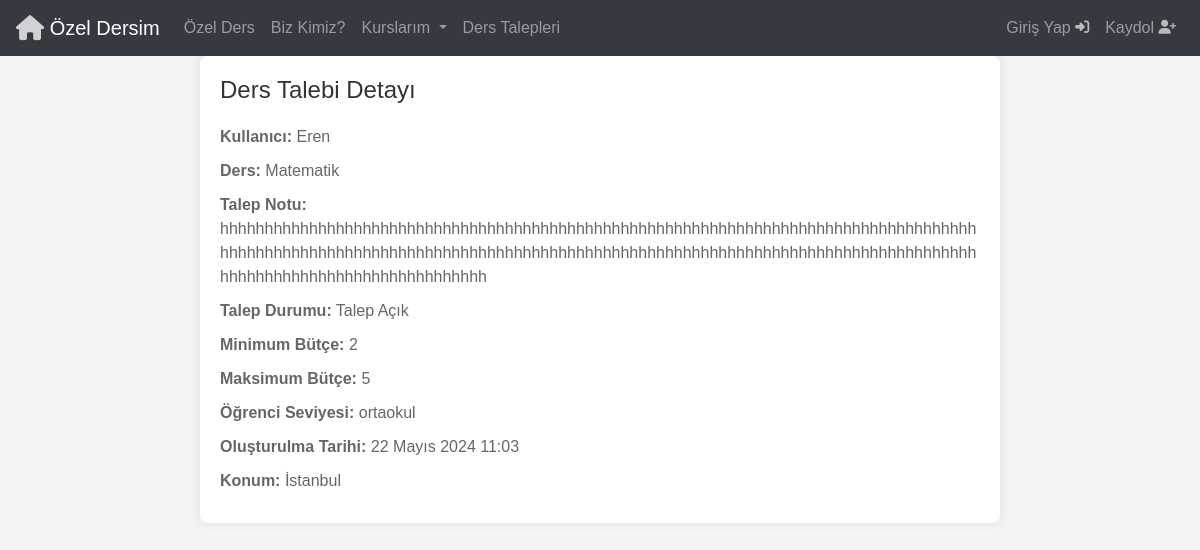
The page /talep_detay/31/ on the database as committed earlier.
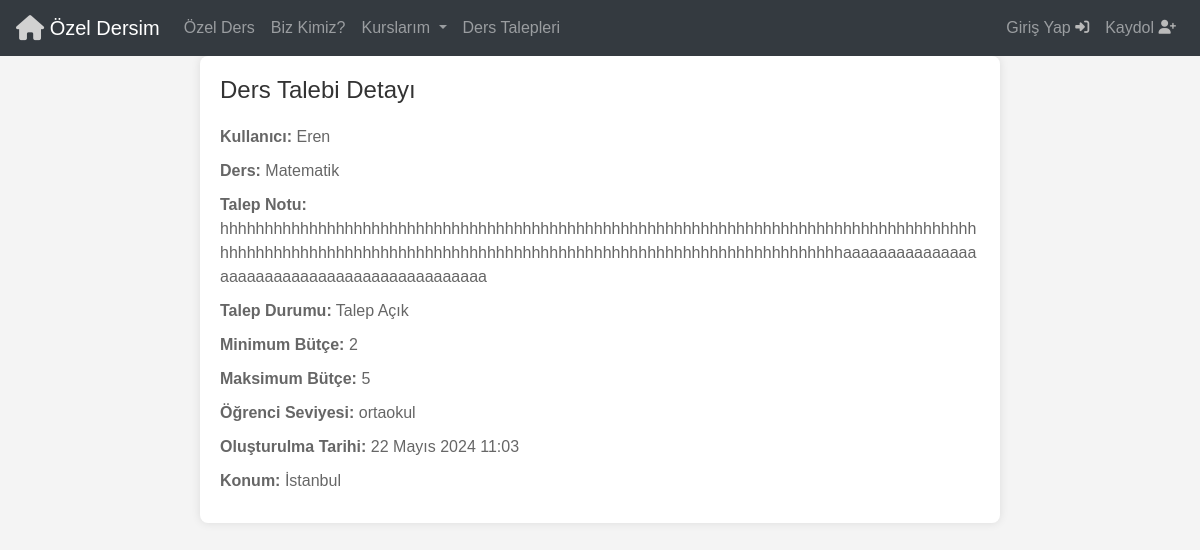
The same page on the database as committed later.
### Base/models.py (models this page shows, shortened)
class DersTalepleri(models.Model):
  seviye = [
    ('ilkokul', 'İlkokul'),
    ('ortaokul', 'Ortaokul'),
    ('lise', 'Lise'),
    ('universite', 'Üniversite'),
    ('yukseklisans','Yüksek Lisans'),
  ]
  kullanici = models.ForeignKey(User, on_delete=models.CASCADE)
  isim = models.CharField(max_length=50)
  ders = models.ForeignKey(Ders, on_delete=models.CASCADE)
  talep_notu= models.TextField(max_length=200,null=True,blank=True)
  talep_durumu = models.BooleanField(default=False)
  min_butce = models.IntegerField(validators=[MinValueValidator(0)])
  max_butce = models.IntegerField(validators=[MaxValueValidator(10000)])
  ogrenci_seviyesi = models.CharField(max_length=50,choices=seviye)
  olusturulma_tarihi = models.DateTimeField(auto_now_add=True)
  konum = models.ForeignKey(Sehir, on_delete=models.CASCADE, null=True, blank=True, default=None)

class Ders(models.Model):
  ders = models.CharField(max_length=50)
  def __str__(self) :
    return self.ders

class Sehir(models.Model):
  sehir = models.CharField(max_length=50)
  def __str__(self):
    return self.sehir

### Base/views.py (the view)
# urls.py: path('talep_detay/<str:pk>/', views.talep_detay, name='TalepDetay'),
def talep_detay(request, pk):
    ders_talebi = DersTalepleri.objects.get(id=pk)
    return render(request, 'TalepDetay.html', {'ders_talebi': ders_talebi})

### Templates/TalepDetay.html (shortened to what this page needs)
{% include 'navbar.html' %}
<!DOCTYPE html>
<html lang="tr">
  <head>
  </head>
  <body>
    <div class="container">
      <h1>Ders Talebi Detayı</h1>
      <div class="request-details">
        <p><strong>Kullanıcı:</strong> {{ ders_talebi.kullanici }}</p>
        <p><strong>Ders:</strong> {{ ders_talebi.ders }}</p>
        <p><strong>Talep Notu:</strong> {{ ders_talebi.talep_notu }}</p>
        <p>
          <strong>Talep Durumu:</strong> {% if ders_talebi.talep_durumu %}
          Eğitmen Bulundu {% else %}Talep Açık{% endif %}
        </p>
        <p><strong>Minimum Bütçe:</strong> {{ ders_talebi.min_butce }}</p>
        <p><strong>Maksimum Bütçe:</strong> {{ ders_talebi.max_butce }}</p>
        <p>
          <strong>Öğrenci Seviyesi:</strong> {{ ders_talebi.ogrenci_seviyesi }}
        </p>
        <p>
          <strong>Oluşturulma Tarihi:</strong>
          {{ders_talebi.olusturulma_tarihi}}
        </p>
        <p><strong>Konum:</strong> {{ ders_talebi.konum }}</p>
      </div>
    </div>
  </body>
</html>

Rows that differ between the two databases and show on the page:
changed DersTalepleri "ortaokul": talep_notu "hhhhhhhhhhhhhhhhhhhhhhhhhhhhhhhhhhhhhhhhhhhhhhhhhhhhhhhhhhhhhhhhhhhhhhhhhhhhhhhhhhhhhhhhhhhhhhhhhhhhhhhhhhhhhhhhhhhhhhhhhhhhhhhhhhhhhhhhhhhhhhhhhhhhhhhhhhhhhhhhhhhhhhhhhhhhhhhhhhhhhhhhhhhhhhhhhhhhhhhh" → "hhhhhhhhhhhhhhhhhhhhhhhhhhhhhhhhhhhhhhhhhhhhhhhhhhhhhhhhhhhhhhhhhhhhhhhhhhhhhhhhhhhhhhhhhhhhhhhhhhhhhhhhhhhhhhhhhhhhhhhhhhhhhhhhhhhhhhhhhhhhhhhhhhhhhhhhhhhaaaaaaaaaaaaaaaaaaaaaaaaaaaaaaaaaaaaaaaaaaaaa"
